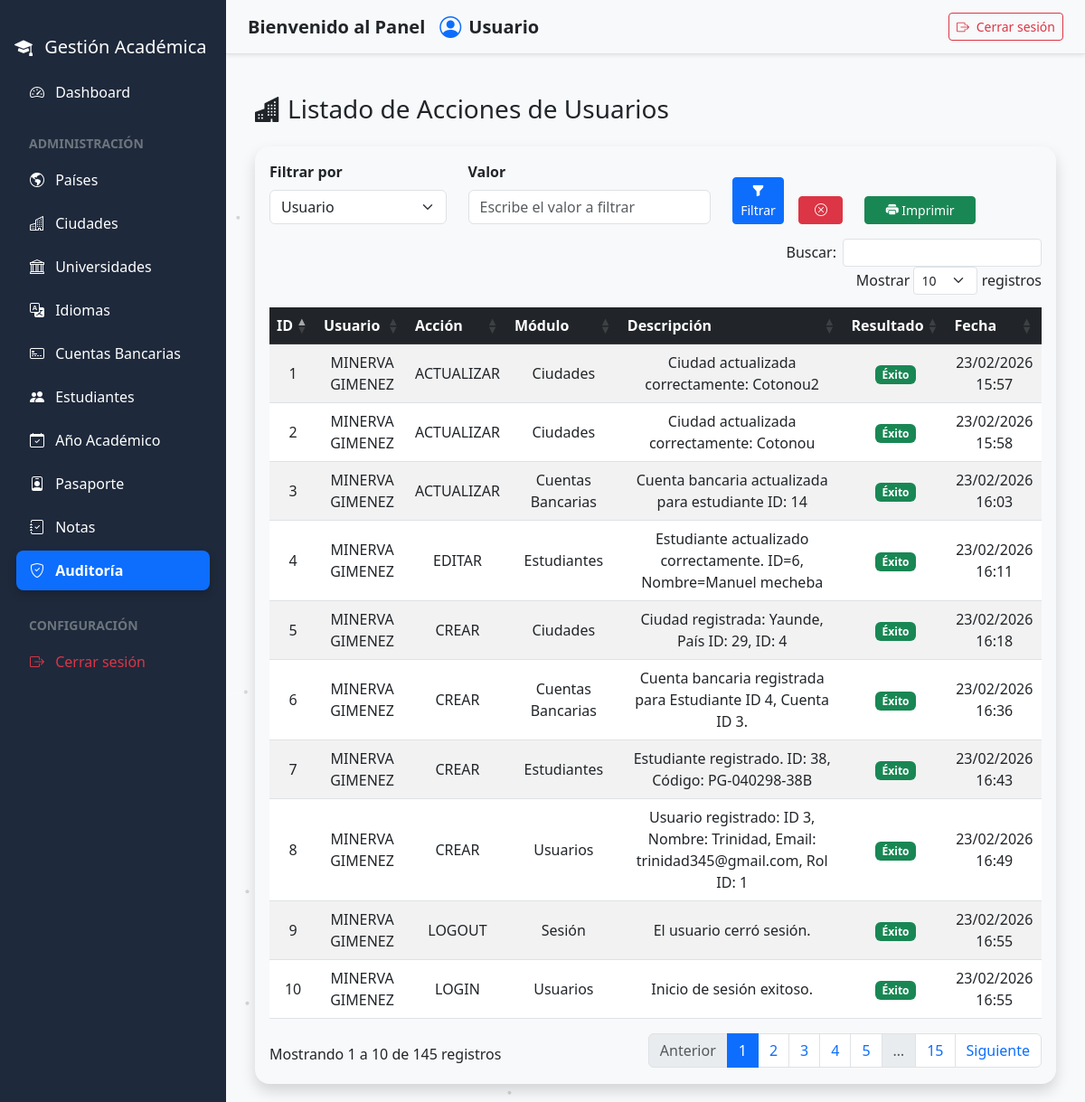
/admin/auditoria.php, run on the app's committed database.
### tables this page shows
CREATE TABLE `log_actividades` (
  `id` int(11) NOT NULL,
  `usuario_id` int(11) NOT NULL,
  `accion` varchar(100) NOT NULL,
  `modulo` varchar(100) NOT NULL,
  `registro_id` int(11) DEFAULT NULL,
  `descripcion` text DEFAULT NULL,
  `ip_address` varchar(45) DEFAULT NULL,
  `navegador` varchar(255) DEFAULT NULL,
  `resultado` enum('EXITO','ERROR') DEFAULT 'EXITO',
  `fecha` datetime DEFAULT current_timestamp()
);

CREATE TABLE `usuarios` (
  `id` int(11) NOT NULL,
  `nombre` varchar(100) DEFAULT NULL,
  `email` varchar(100) DEFAULT NULL,
  `contrasena` varchar(255) DEFAULT NULL,
  `rol_id` int(11) DEFAULT NULL,
  `creado_en` timestamp NOT NULL DEFAULT current_timestamp()
);

### admin/auditoria.php (the view, shortened to what this page needs)
<?php
include_once("../componentes/header.php");
include_once("../componentes/sidebar.php");
$tipo  = $_GET['tipo'] ?? '';
$sql = "SELECT l.*, u.nombre AS nombre_usuario
        FROM log_actividades l
        INNER JOIN usuarios u ON l.usuario_id = u.id
        WHERE 1=1";
if ($tipo === 'fecha_desc') {
    $sql .= " ORDER BY l.fecha DESC";
} elseif ($tipo === 'fecha_asc') {
    $sql .= " ORDER BY l.fecha ASC";
} else {
    $sql .= " ORDER BY l.id DESC";
}
$stmt = $pdo->prepare($sql);
$stmt->execute();
$logs = $stmt->fetchAll(PDO::FETCH_ASSOC);
?>
<main class="content" id="mainContent">
    <div class="container mt-4">
        <div class="d-flex justify-content-between align-items-center mb-3">
            <h3><i class="bi bi-buildings-fill me-2"></i>Listado de Acciones de Usuarios</h3>
        </div>
        <div class="card shadow rounded-4">
            <div class="card-body">
                <div class="row mb-3 align-items-end">
                    <div class="col-md-3">
                        <label class="form-label fw-bold">Filtrar por</label>
                        <select id="tipoFiltro" class="form-select" onchange="controlFiltroUI()">
                            <option value="usuario">Usuario</option>
                        </select>
                    </div>
                    <div class="col-md-4">
                        <label class="form-label fw-bold">Valor</label>
                        <input type="text" id="valorFiltro" class="form-control"
                            placeholder="Escribe el valor a filtrar">
                    </div>
                    <div class="col-md-1 d-grid">
                        <button class="btn btn-primary btn-sm" onclick="aplicarFiltro()">
                            <i class="bi bi-funnel-fill"></i> Filtrar
                        </button>
                    </div>
                    <div class="col-md-1 d-grid">
                        <button class="btn btn-danger btn-sm" onclick="limpiarFiltros()">
                            <i class="bi bi-x-circle"></i>
                        </button>
                    </div>
                    <div class="col-md-2 d-grid">
                        <button class="btn btn-success btn-sm" onclick="imprimirFiltrado()">
                            <i class="bi bi-printer-fill"></i> Imprimir
                        </button>
                    </div>
                </div>
                <div class="table-responsive">
                    <table class="table table-striped table-hover align-middle text-center" id="tablaRecepcion">
                        <thead class="table-dark">
                            <tr>
                                <th>ID</th>
                                <th>Usuario</th>
                                <th>Acción</th>
                                <th>Módulo</th>
                                <th>Descripción</th>
                                <th>Resultado</th>
                                <th>Fecha</th>
                            </tr>
                        </thead>
                        <tbody id="contenidoTabla">
                                <?php foreach ($logs as $log): ?>
                                    <tr>
                                        <td><?= $log['id'] ?></td>
                                        <td><?= htmlspecialchars($log['nombre_usuario']) ?></td>
                                        <td><?= htmlspecialchars($log['accion']) ?></td>
                                        <td><?= htmlspecialchars($log['modulo']) ?></td>
                                        <td><?= htmlspecialchars($log['descripcion']) ?></td>
                                        <td>
                                            <?php if ($log['resultado'] === 'EXITO'): ?>
                                                <span class="badge bg-success">Éxito</span>
                                            <?php else: ?>
                                                <span class="badge bg-danger">Error</span>
                                            <?php endif; ?>
                                        </td>
                                        <td><?= date("d/m/Y H:i", strtotime($log['fecha'])) ?></td>
                                    </tr>
                                <?php endforeach; ?>
                        </tbody>
                    </table>
                </div>
            </div>
        </div>
    </div>
</main>
<?php include_once("../componentes/footer.php"); ?>

### componentes/header.php (style rules this page uses)
* { box-sizing: border-box; }
body { background: #f8f9fa; min-height: 100vh; color: linear-gradient(135deg, #1e1e2f, #2a2a40); font-family: 'Segoe UI', sans-serif; overflow-x: hidden; }
.content { flex-grow: 1; margin-left: 250px; padding: 80px 20px 20px; height: 100vh; overflow-y: auto; transition: margin-left 0.3s ease; }
.card { background-color: #f8f9fa; border: none; }

### data on the page
log_actividades: id "10", usuario.nombre "MINERVA GIMENEZ", accion "LOGIN", modulo "Usuarios", descripcion "Inicio de sesión exitoso.", resultado "Éxito", fecha "23/02/2026 16:55"
log_actividades: id "9", usuario.nombre "MINERVA GIMENEZ", accion "LOGOUT", modulo "Sesión", descripcion "El usuario cerró sesión.", resultado "Éxito", fecha "23/02/2026 16:55"
log_actividades: id "8", usuario.nombre "MINERVA GIMENEZ", accion "CREAR", modulo "Usuarios", descripcion "Usuario registrado: ID 3, Nombre: Trinidad, Email: trinidad345@gmail.com, Rol ID: 1", resultado "Éxito", fecha "23/02/2026 16:49"
log_actividades: id "7", usuario.nombre "MINERVA GIMENEZ", accion "CREAR", modulo "Estudiantes", descripcion "Estudiante registrado. ID: 38, Código: PG-040298-38B", resultado "Éxito", fecha "23/02/2026 16:43"
log_actividades: id "6", usuario.nombre "MINERVA GIMENEZ", accion "CREAR", modulo "Cuentas Bancarias", descripcion "Cuenta bancaria registrada para Estudiante ID 4, Cuenta ID 3.", resultado "Éxito", fecha "23/02/2026 16:36"
log_actividades: id "5", usuario.nombre "MINERVA GIMENEZ", accion "CREAR", modulo "Ciudades", descripcion "Ciudad registrada: Yaunde, País ID: 29, ID: 4", resultado "Éxito", fecha "23/02/2026 16:18"
log_actividades: id "4", usuario.nombre "MINERVA GIMENEZ", accion "EDITAR", modulo "Estudiantes", descripcion "Estudiante actualizado correctamente. ID=6, Nombre=Manuel mecheba", resultado "Éxito", fecha "23/02/2026 16:11"
log_actividades: id "3", usuario.nombre "MINERVA GIMENEZ", accion "ACTUALIZAR", modulo "Cuentas Bancarias", descripcion "Cuenta bancaria actualizada para estudiante ID: 14", resultado "Éxito", fecha "23/02/2026 16:03"
log_actividades: id "2", usuario.nombre "MINERVA GIMENEZ", accion "ACTUALIZAR", modulo "Ciudades", descripcion "Ciudad actualizada correctamente: Cotonou", resultado "Éxito", fecha "23/02/2026 15:58"
log_actividades: id "1", usuario.nombre "MINERVA GIMENEZ", accion "ACTUALIZAR", modulo "Ciudades", descripcion "Ciudad actualizada correctamente: Cotonou2", resultado "Éxito", fecha "23/02/2026 15:57"

### other printed values
$_SESSION['usuario_nombre'] "Usuario"
